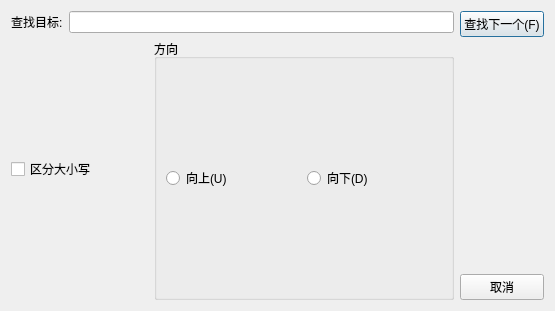
<?xml version="1.0" encoding="UTF-8"?>
<ui version="4.0">
 <class>searchDialog</class>
 <widget class="QDialog" name="searchDialog">
  <property name="geometry">
   <rect>
    <x>0</x>
    <y>0</y>
    <width>555</width>
    <height>311</height>
   </rect>
  </property>
  <property name="windowTitle">
   <string>Dialog</string>
  </property>
  <layout class="QHBoxLayout" name="horizontalLayout_5">
   <item>
    <layout class="QHBoxLayout" name="horizontalLayout_4">
     <item>
      <layout class="QVBoxLayout" name="verticalLayout_4">
       <item>
        <layout class="QHBoxLayout" name="horizontalLayout">
         <item>
          <widget class="QLabel" name="label">
           <property name="text">
            <string>查找目标:</string>
           </property>
          </widget>
         </item>
         <item>
          <widget class="QLineEdit" name="searchText"/>
         </item>
        </layout>
       </item>
       <item>
        <layout class="QHBoxLayout" name="horizontalLayout_3">
         <item>
          <widget class="QCheckBox" name="cbCaseSensetive">
           <property name="text">
            <string>区分大小写</string>
           </property>
          </widget>
         </item>
         <item>
          <widget class="QGroupBox" name="groupBox">
           <property name="minimumSize">
            <size>
             <width>300</width>
             <height>100</height>
            </size>
           </property>
           <property name="title">
            <string>方向</string>
           </property>
           <layout class="QHBoxLayout" name="horizontalLayout_2">
            <item>
             <widget class="QRadioButton" name="btnUp">
              <property name="text">
               <string>向上(U)</string>
              </property>
             </widget>
            </item>
            <item>
             <widget class="QRadioButton" name="btnDown">
              <property name="text">
               <string>向下(D)</string>
              </property>
             </widget>
            </item>
           </layout>
          </widget>
         </item>
        </layout>
       </item>
      </layout>
     </item>
     <item>
      <layout class="QVBoxLayout" name="verticalLayout_3">
       <item>
        <widget class="QPushButton" name="btnSearchNext">
         <property name="text">
          <string>查找下一个(F)</string>
         </property>
        </widget>
       </item>
       <item>
        <spacer name="verticalSpacer">
         <property name="orientation">
          <enum>Qt::Orientation::Vertical</enum>
         </property>
         <property name="sizeHint" stdset="0">
          <size>
           <width>20</width>
           <height>40</height>
          </size>
         </property>
        </spacer>
       </item>
       <item>
        <widget class="QPushButton" name="btnCancel">
         <property name="text">
          <string>取消</string>
         </property>
        </widget>
       </item>
      </layout>
     </item>
    </layout>
   </item>
  </layout>
 </widget>
 <resources/>
 <connections/>
</ui>
